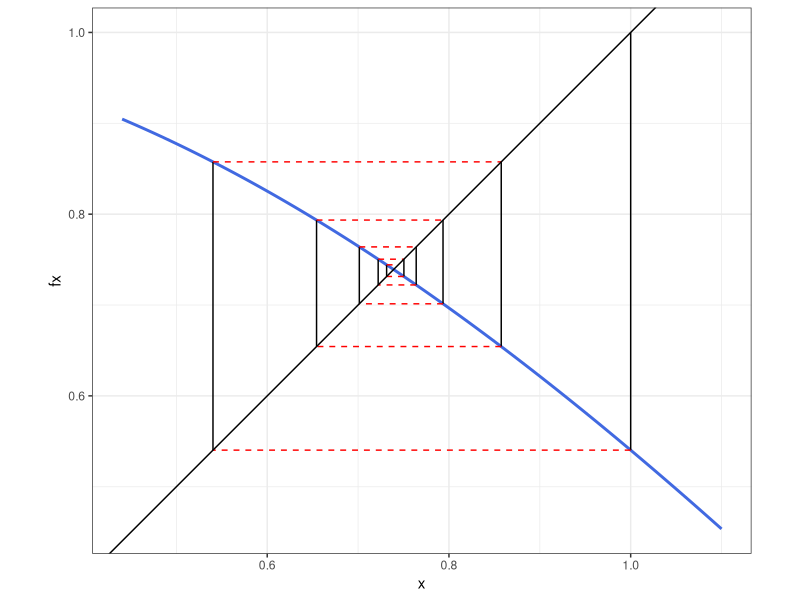
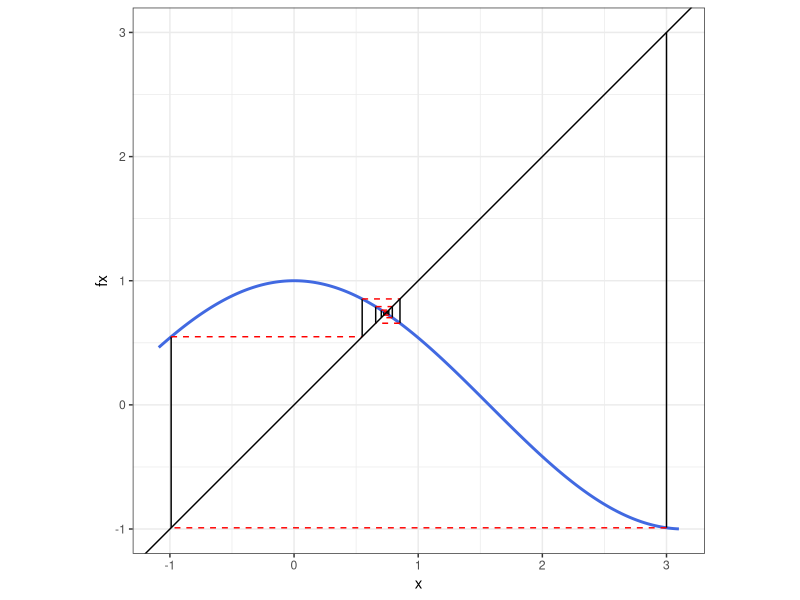
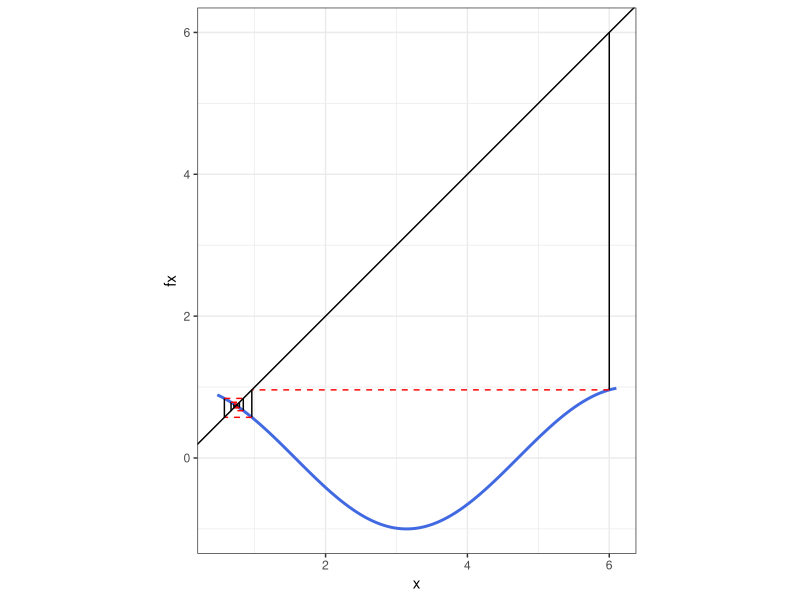
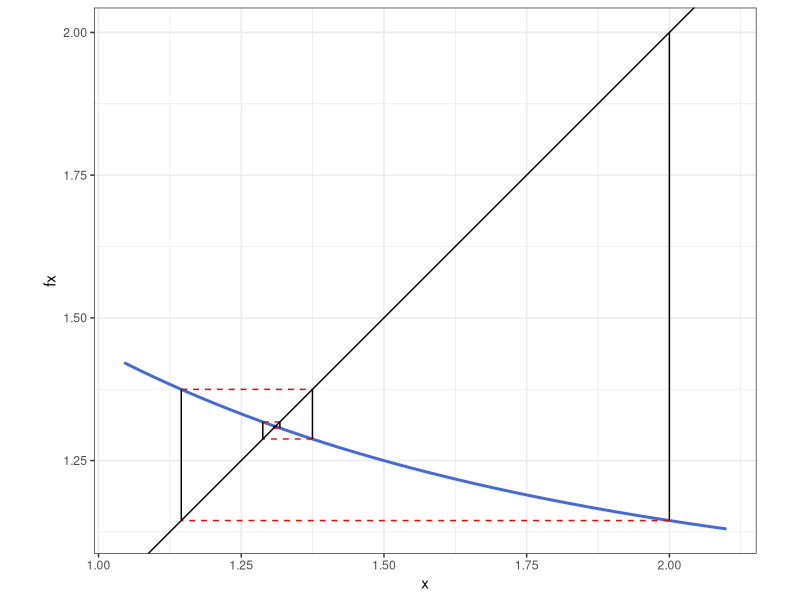
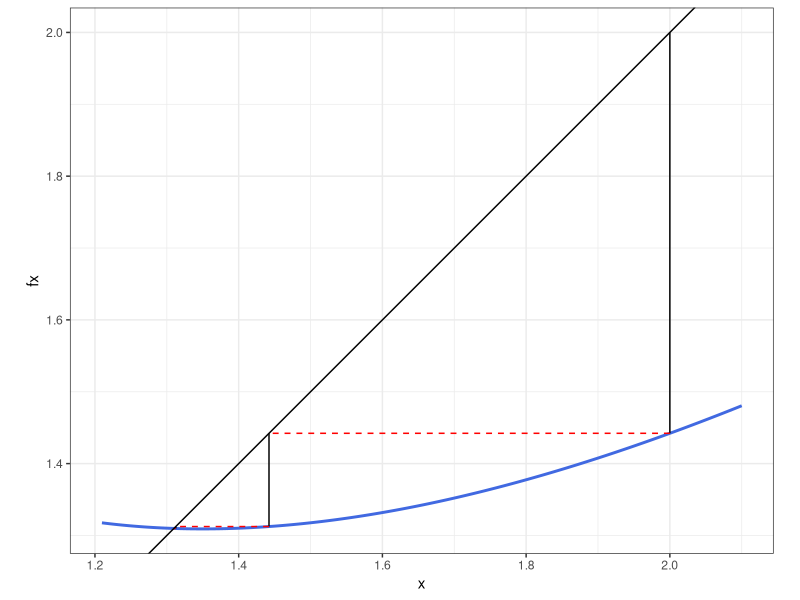
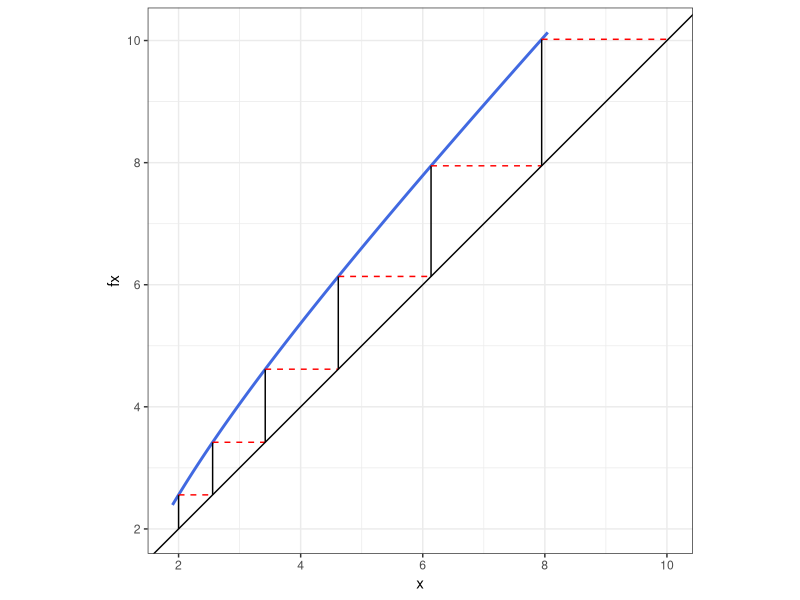
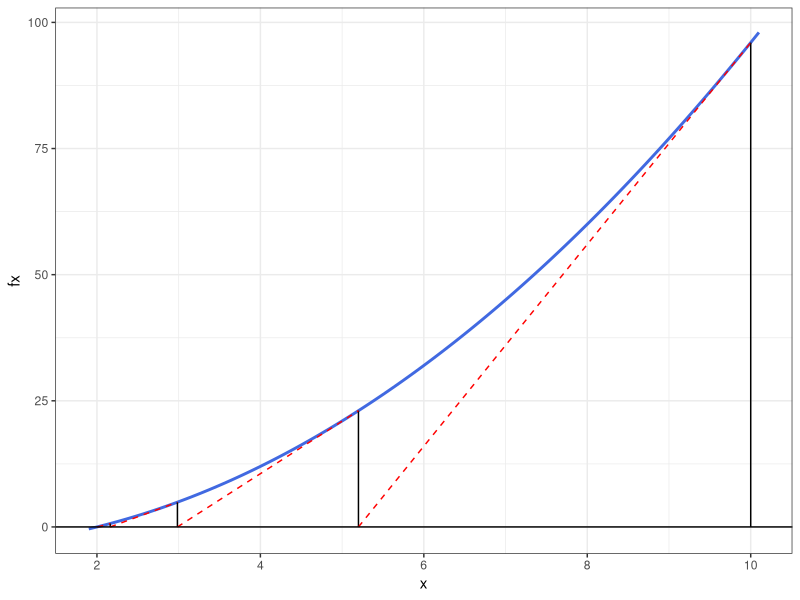
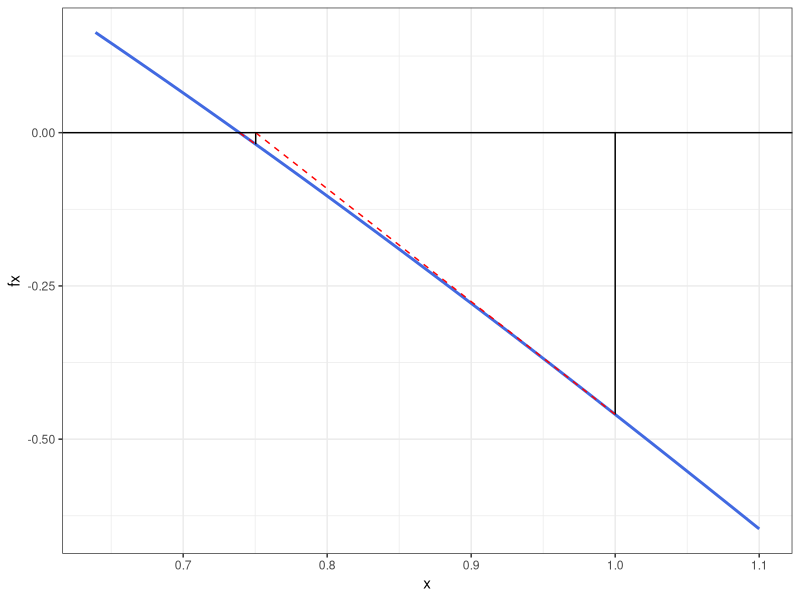

Source code (R) for these figures, in order:
## ---- chunk 1
library(ggplot2)
fixedpoint_show <- function(ftn, x0, iter = 5){
  # applies fixed-point method to find x such that ftn(x) = x
  # ftn is a user-defined function

  # df_points_1 and df_points_2 are used to track each update
  # it will be used to plot the line segments showing each update
  # each line segment connects the points (x1, y1) to (x2, y2)
  df_points_1 <- data.frame(
    x1 = numeric(0),
    y1 = numeric(0),
    x2 = numeric(0),
    y2 = numeric(0))
  df_points_2 <- df_points_1
  
  xnew <- x0
  cat("Starting value is:", xnew, "\n")
  
  # iterate the fixed point algorithm
  for (i in 1:iter) {
    xold <- xnew
    xnew <- ftn(xold)
    cat("Next value of x is:", xnew, "\n")
    # vertical line segments, where x1 = x2
    df_points_1[i, ] <- c(x1 = xold, y1 = xold, x2 = xold, y2 = xnew)
    # horizontal line segments, where y1 = y2
    df_points_2[i, ] <- c(x1 = xold, y1 = xnew, x2 = xnew, y2 = xnew)
  }

  # use ggplot to plot the function and the segments for each iteration
  # determine the limits to use for the plot
  # start is the min of these values. we subtract .1 to provide a small margin
  plot_start <- min(df_points_1$x1, df_points_1$x2, x0) - 0.1  
  # end is the max of these values
  plot_end <- max(df_points_1$x1, df_points_1$x2, x0) + 0.1
  
  # calculate the value of the funtion fx for all x
  x <- seq(plot_start, plot_end, length.out = 200)
  fx <- rep(NA, length(x))
  for (i in seq_along(x)) {
    fx[i] <- ftn(x[i])
  }
  function_data <- data.frame(x, fx) # data frame containing the function values
  
  p <- ggplot(function_data, aes(x = x, y = fx)) + 
    geom_line(color = "royalblue", linewidth = 1) +  # plot the function
    geom_segment(aes(x = x1, y = y1, xend = x2, yend = y2), 
                 data = df_points_1, color = "black", lty = 1) +
    geom_segment(aes(x = x1, y = y1, xend = x2, yend = y2), 
                 data = df_points_2, color = "red", lty = 2) +
    geom_abline(intercept = 0, slope = 1) + # plot the line y = x
    coord_equal() + theme_bw()
  
  print(p) # produce the plot
  xnew # value that gets returned
}
## ---- chunk 2
f <- function(x) cos(x)
fixedpoint_show(f, 1, iter = 10)
## ---- chunk 3
fixedpoint_show(f, 3, iter= 10)
## ---- chunk 4
fixedpoint_show(f, 6, iter= 10)
## ---- chunk 5
f_b <- function(x) {exp(exp(-x))}
fixedpoint_show(f_b, 2, iter = 10)
## ---- chunk 6
f_c <- function(x) {x - log(x) + exp(-x)}
fixedpoint_show(f_c, 2, iter = 10)
## ---- chunk 7
f_d <- function(x) {x + log(x) - exp(-x)}
fixedpoint_show(f_d, 2, iter = 6)
## ---- chunk 8
newtonraphson_show <- function(ftn, x0, iter = 5) {
  # applies Newton-Raphson to find x such that ftn(x)[1] == 0
  # ftn is a function of x. it returns two values, f(x) and f'(x)
  # x0 is the starting point
  
  # df_points_1 and df_points_2 are used to track each update
    df_points_1 <- data.frame(
    x1 = numeric(0),
    y1 = numeric(0),
    x2 = numeric(0),
    y2 = numeric(0))
  df_points_2 <- df_points_1
  xnew <- x0
  cat("Starting value is:", xnew, "\n")
  
  # the algorithm
  for(i in 1:iter){
    xold <- xnew
    f_xold <- ftn(xold)
    xnew <- xold - f_xold[1]/f_xold[2]
    cat("Next x value:", xnew, "\n")
    
    # the line segments 
    df_points_1[i,] <- c(x1 = xold, y1 = 0, x2 = xold, y2 = f_xold[1]) # vertical segment 
    df_points_2[i,] <- c(x1 = xnew, y1 = 0, x2 = xold, y2 = f_xold[1]) # tangent segment 
  }
  
  plot_start <- min(df_points_1$x1, df_points_1$x2, x0) - 0.1 # Find min x value
  plot_end <- max(df_points_1$x1, df_points_1$x2, x0) + 0.1 # Find max x value
  
  # calculate the value of the funtion fx for all x
  x <- seq(plot_start, plot_end, length.out = 200)
  fx <- rep(NA, length(x))
  for (i in seq_along(x)) {
    fx[i] <- ftn(x[i])[1]
  }
  function_data <- data.frame(x, fx) # data frame containing the function values
  
  p <- ggplot(function_data, aes(x = x, y = fx)) + 
    geom_line(color = "royalblue", linewidth = 1) +  # plot the function
    geom_segment(aes(x = x1, y = y1, xend = x2, yend = y2), 
                 data = df_points_1, color = "black", lty = 1) +
    geom_segment(aes(x = x1, y = y1, xend = x2, yend = y2), 
                 data = df_points_2, color = "red", lty = 2) +
    geom_abline(intercept = 0, slope = 0) + # plot the line y = 0
    theme_bw()
  
  print(p) # produce the plot
  xnew # value that gets returned
}
## ---- chunk 9
f_z <- function(x){
  value <- x^2 - 4   # f(x)
  derivative <- 2*x  # f'(x)
  c(value, derivative) # the function returns a vector with two values
} 
newtonraphson_show(f_z, 10, iter = 8)
## ---- chunk 10
f_a <- function(x){
  value <- cos(x) - x   # f(x)
  derivative <- -sin(x) - 1 # f'(x)
  c(value, derivative) # the function returns a vector with two values
} 
newtonraphson_show(f_a, 1, iter = 8)
## ---- chunk 11
newtonraphson_show(f_a, 3, iter = 8)
## ---- chunk 12
newtonraphson_show(f_a, 6, iter = 8)
## ---- chunk 13
f_b <- function(x){
  value <- log(x) - exp(-x)   # f(x)
  derivative <- (1 / x) + exp(-x) # f'(x)
  c(value, derivative) # the function returns a vector with two values
} 
newtonraphson_show(f_b, 2, iter = 8)
## ---- chunk 14
f_3c <- function(x){
  value <- x^3 - x - 3 # f(x)
  derivative <- 3*x^2 - 1 # f'(x)
  c(value, derivative) # the function returns a vector with two values
} 
newtonraphson_show(f_3c, 0, iter = 8)
## ---- chunk 15
f_d <- function(x){
  value <- x^3 - 7*x^2 + 14*x - 8   # f(x)
  derivative <- 3*x^2 - 14*x + 14 # f'(x)
  c(value, derivative) # the function returns a vector with two values
} 
newtonraphson_show(f_d, 1.1, iter = 8)
## ---- chunk 16
newtonraphson_show(f_d, 1.3, iter = 8)
## ---- chunk 17
newtonraphson_show(f_d, 1.4, iter = 8)
## ---- chunk 18
newtonraphson_show(f_d, 1.5, iter = 8)
## ---- chunk 19
newtonraphson_show(f_d, 1.6, iter = 8)
## ---- chunk 20
newtonraphson_show(f_d, 1.7, iter = 8)
## ---- chunk 21
secant_show <- function(ftn, x0, x1, iter = 5) {
 # df_points_1 and df_points_2 are used to track each update
  df_points_1 <- data.frame(
    x1 = numeric(0),
    y1 = numeric(0),
    x2 = numeric(0),
    y2 = numeric(0))
  df_points_2 <- df_points_1
  df_points_3 <- data.frame(
    x1 = numeric(0),
    y1 = numeric(0)
  )
  
  xnew <- x1
  xnext <- x0
  cat("Starting x0 and x1 value are:", xnext, xnew, "\n")
  # the algorithm
  for(i in 1:iter){
    xold <- xnext
    f_xold <- ftn(xold)
    xnext <- xnew
    f_xnext <- ftn(xnext)
    slope <- (f_xnext - f_xold) / (xnext - xold)
    xnew <- xold - (f_xold * 1 / slope)
    f_xnew <- ftn(xnew)
    cat("Next x value:", xnew, "\n")
    
    # the line segments
    df_points_1[i,] <- c(x1 = xnew, y1 = 0, x2 = xnew, y2 = f_xnew) # vertical segment
    if((xnew > xold & xnew < xnext) | (xnew < xold & xnew > xnext)) {
      df_points_2[i,] <- c(x1 = xnext, y1 = f_xnext, x2 = xold, y2 = f_xold)
    } else { 
      df_points_2[i,] <- c(x1 = xnew, y1 = 0, x2 = xold, y2 = f_xold) # tangent segment 
    }
    df_points_3[i,] <- c(x1 = xold, y1 = f_xold) # dot point
  }
  
  plot_start <- min(df_points_1$x1, df_points_1$x2, x0, x1) - 0.1  
  # end is the max of these values
  plot_end <- max(df_points_1$x1, df_points_1$x2, x0, x1) + 0.1
  
  # calculate the value of the funtion fx for all x
  x <- seq(plot_start, plot_end, length.out = 200)
  fx <- rep(NA, length(x))
  for (i in seq_along(x)) {
    fx[i] <- ftn(x[i])
  }
  function_data <- data.frame(x, fx) # data frame containing the function values
  
  p <- ggplot(function_data, aes(x = x, y = fx)) + 
    geom_line(color = "royalblue", linewidth = 1) +  # plot the function
    geom_segment(aes(x = x1, y = y1, xend = x2, yend = y2), 
                 data = df_points_1, color = "black", lty = 1) +
    geom_segment(aes(x = x1, y = y1, xend = x2, yend = y2), 
                 data = df_points_2, color = "red", lty = 2) +
    geom_point(aes(x = x1, y = y1), data = df_points_3, color = "red") +
    geom_abline(intercept = 0, slope = 0) + # plot the line y = 0
    theme_bw()
  
  print(p) # produce the plot
  
  xnew # value that gets returned
}
## ---- chunk 22
f_a <- function(x) {x^2 - 4}
secant_show(f_a, 10, 8, 7)
## ---- chunk 23
f_b <- function(x) {cos(x) - x}
secant_show(f_b, 1, 2)
## ---- chunk 24
f_c <- function(x) {log(x) - exp(-x)}
secant_show(f_c, 1, 2)
## ---- chunk 25
f_d <- function(x) {x^2 - 0.5}
secant_show(f_d, 4, 3.5, 8)
## ---- chunk 26
bisection_show <- function(ftn, x_l, x_r, tol = 1e-8, iter) {
  points_df <- data.frame(left = numeric(0), middle = numeric(0), 
                          right = numeric(0), fill = numeric(0))
  f_l <- ftn(x_l)
  f_r <- ftn(x_r)
  for (i in 1:iter) {
    x_m <- (x_l + x_r) / 2
    f_m <- ftn(x_m)
    if (identical(all.equal(f_m, 0), TRUE)) {
      break
    }
    points_df[i, ] <- c(left = x_l, middle = x_m, right = x_r, fill <- NA)
    if (f_l * f_m < 0) {
      x_f <- x_r
      x_r <- x_m 
    } else {
      x_f <- x_l
      x_l <- x_m 
    }
    points_df[i, 4] <- x_f
  }
  
  plot_start <- min(points_df$left, points_df$right) - 0.1
  plot_end <- max(points_df$left, points_df$right) + 0.1
  
  # calculate the value of the funtion fx for all x
  x <- seq(plot_start, plot_end, length.out = 200)
  fx <- rep(NA, length(x))
  for (i in seq_along(x)) {
    fx[i] <- ftn(x[i])
  }
  
  function_data <- data.frame(x, fx) # data frame containing the function values
  
  p <- ggplot(function_data, aes(x = x, y = fx)) + 
    geom_line(color = "royalblue", linewidth = 1) +  # plot the function
    geom_vline(aes(xintercept = left), data = points_df, color = "red", lty = 3) + 
    geom_vline(aes(xintercept = middle), data = points_df, color = "red", lty = 3) +
    geom_vline(aes(xintercept = right), data = points_df, color = "red", lty = 3) +
    geom_rect(inherit.aes = FALSE, aes(xmin = middle, xmax = fill, ymin = -Inf, ymax = Inf), 
              data = points_df, alpha = 0.3) +
    geom_abline(intercept = 0, slope = 0) + # plot the line y = 0
    theme_bw()
  
  print(p) # produce the plot
  x_m
}

f <- function(x) {
  x^2 - 50
}
## ---- chunk 27
bisection_show(f, -10, 0, iter = 1)
## ---- chunk 28
bisection_show(f, -10, 0, iter = 2)
## ---- chunk 29
bisection_show(f, -10, 0, iter = 3)
## ---- chunk 30
bisection_show(f, -10, 0, iter = 4)
## ---- chunk 31
##### A modifcation of code provided by Eric Cai
golden = function(f, lower, upper, tolerance = 1e-5)
{
   golden.ratio = 2/(sqrt(5) + 1)

   ## Use the golden ratio to find the initial test points
   x1 <- lower + golden.ratio * (upper - lower)
   x2 <- upper - golden.ratio * (upper - lower)
   
   ## the arrangement of points is:
   ## lower ----- x2 --- x1 ----- upper

   ### Evaluate the function at the test points
   f1 <- f(x1)
   f2 <- f(x2)

   while (abs(upper - lower) > tolerance) {
        if (f2 > f1) {
        # the minimum is to the right of x2
        lower <- x2  # x2 becomes the new lower bound
        x2 <- x1     # x1 becomes the new x2
        f2 <- f1     # f(x1) now becomes f(x2)
        x1 <- lower + golden.ratio * (upper - lower)  
        f1 <- f(x1)  # calculate new x1 and f(x1)
        } else {
        # then the minimum is to the left of x1
        upper <- x1  # x1 becomes the new upper bound
        x1 <- x2     # x2 becomes the new x1
        f1 <- f2
        x2 <- upper - golden.ratio * (upper - lower)
        f2 <- f(x2)  # calculate new x2 and f(x2)
        }
    }
    (lower + upper)/2 # the returned value is the midpoint of the bounds
}
## ---- chunk 32
g <- function(x,y) { 
    5 * x ^ 2 - 6 * x * y + 5 * y ^ 2
}
x <- seq(-1.5, 1, len = 100)
y <- seq(-1.5, 1, len = 100)
## ---- chunk 33
# Data frane to store coordinates
contour_df <- data.frame(
  x = rep(x, each = 100),
  y = rep(y, 100),
  z = outer(x, y, g)[1:100^2]
  )

# Setting the graph
p <- ggplot(contour_df, aes(x = x, y = y, z = z)) + 
  geom_contour(binwidth = 0.9) + 
  theme_bw()

# Coordinate descent function
coordinate_descent <- function(x_i, y_i) {
  cat("Start point is: ", x_i, y_i, "\n") #Prints the start point
  points_df <- data.frame(x0 = numeric(0), x1 = numeric(0), y0 = numeric(0), 
                          y1 = numeric(0), z = numeric(0))
  xold <- x_i # assigning the initial x value
  yold <- y_i # assigning the initial y value
  iter <- 1
  while(iter <= 15) {
    f_x <- function(x) { 5 * x ^ 2 - 6 * x * yold + 5 * yold ^ 2} #function to calculate new x value
    xnew <- golden(f_x, -1.5, 1.5)
    f_y <- function(y) { 5 * xnew ^ 2 - 6 * xnew * y + 5 * y ^ 2} #function to calculate new y value
    ynew <- golden(f_y, -1.5, 1.5)
    points_df[iter, ] <- c(x0 = xold, x1 = xnew, y0 = yold, y1 = ynew, 
                           z = outer(xold,  yold, g)) # initial and new x and y values are recorded to the date frame
    cat("Next values of x and y: ", xnew, ynew, "\n") # prints the next x and y values 
    iter <- iter + 1
    if(abs(xnew - xold) < 1e-5){ # the algorithm stops if the difference between new x and old x values is significantly small
      break
    }
    xold <- xnew
    yold <- ynew
  }
  p <- p + geom_segment(aes(x = x0, xend = x1, y = y0, yend = y0), 
                   data = points_df, color = "red", lty = 2) +
    geom_segment(aes(x = x1, xend = x1, y = y0, yend = y1), 
                 data = points_df, color = "red", lty = 2)
  print(p)
  cat("Minimum value is at: ", xnew, ynew)
}
## ---- chunk 34
coordinate_descent(-1.5, -1.5)
## ---- chunk 35
coordinate_descent(-1.5, 1)
